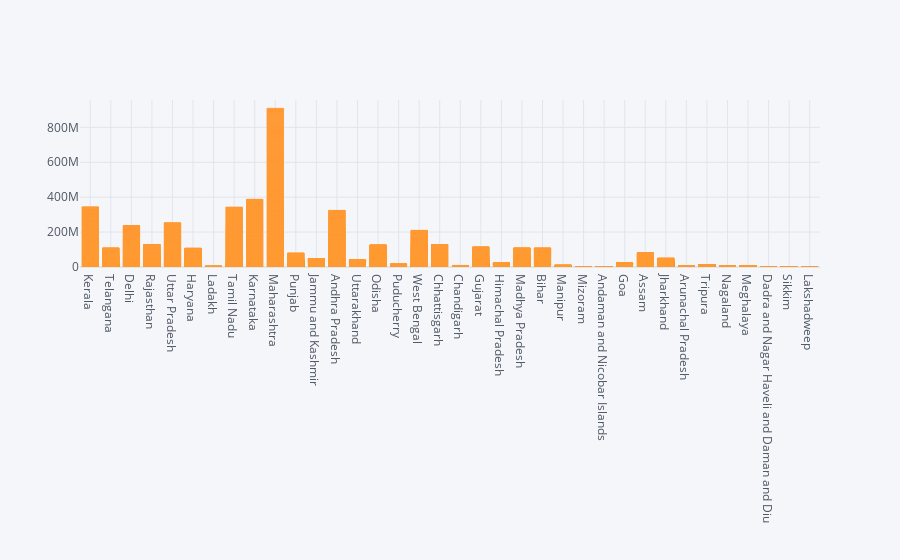

The notebook cell this image was saved under:
### Code cell
df.iplot(kind='bar',x='State/UnionTerritory',y='Confirmed')

### Figure 1 — Plotly figure (JSON) as saved in the notebook; plotly's stock layout.template omitted (floating-point values rounded to 4 significant figures; data arrays with more than 128 entries replaced by an {"elided": "..."} marker saying what was removed)
{"data": [{"marker": {"color": "rgba(255, 153, 51, 0.6)", "line": {"color": "rgba(255, 153, 51, 1.0)", "width": 1}}, "name": "Confirmed", "orientation": "v", "text": "", "type": "bar", "x": {"elided": "16787 str values"}, "y": {"elided": "16787 int values"}}], "layout": {"legend": {"bgcolor": "#F5F6F9", "font": {"color": "#4D5663"}}, "paper_bgcolor": "#F5F6F9", "plot_bgcolor": "#F5F6F9", "title": {"font": {"color": "#4D5663"}}, "xaxis": {"gridcolor": "#E1E5ED", "showgrid": true, "tickfont": {"color": "#4D5663"}, "title": {"font": {"color": "#4D5663"}, "text": ""}, "zerolinecolor": "#E1E5ED"}, "yaxis": {"gridcolor": "#E1E5ED", "showgrid": true, "tickfont": {"color": "#4D5663"}, "title": {"font": {"color": "#4D5663"}, "text": ""}, "zerolinecolor": "#E1E5ED"}}}
